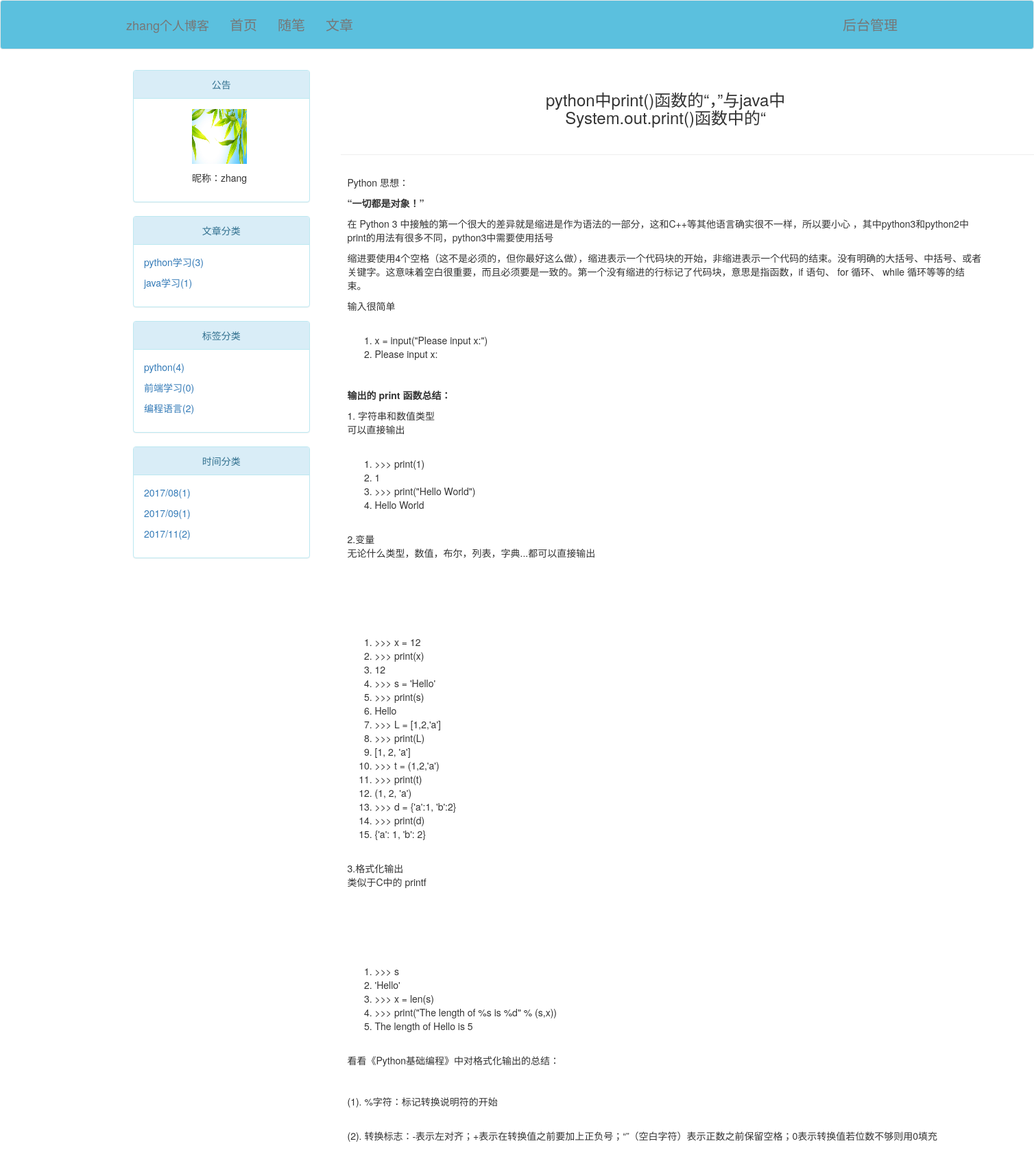
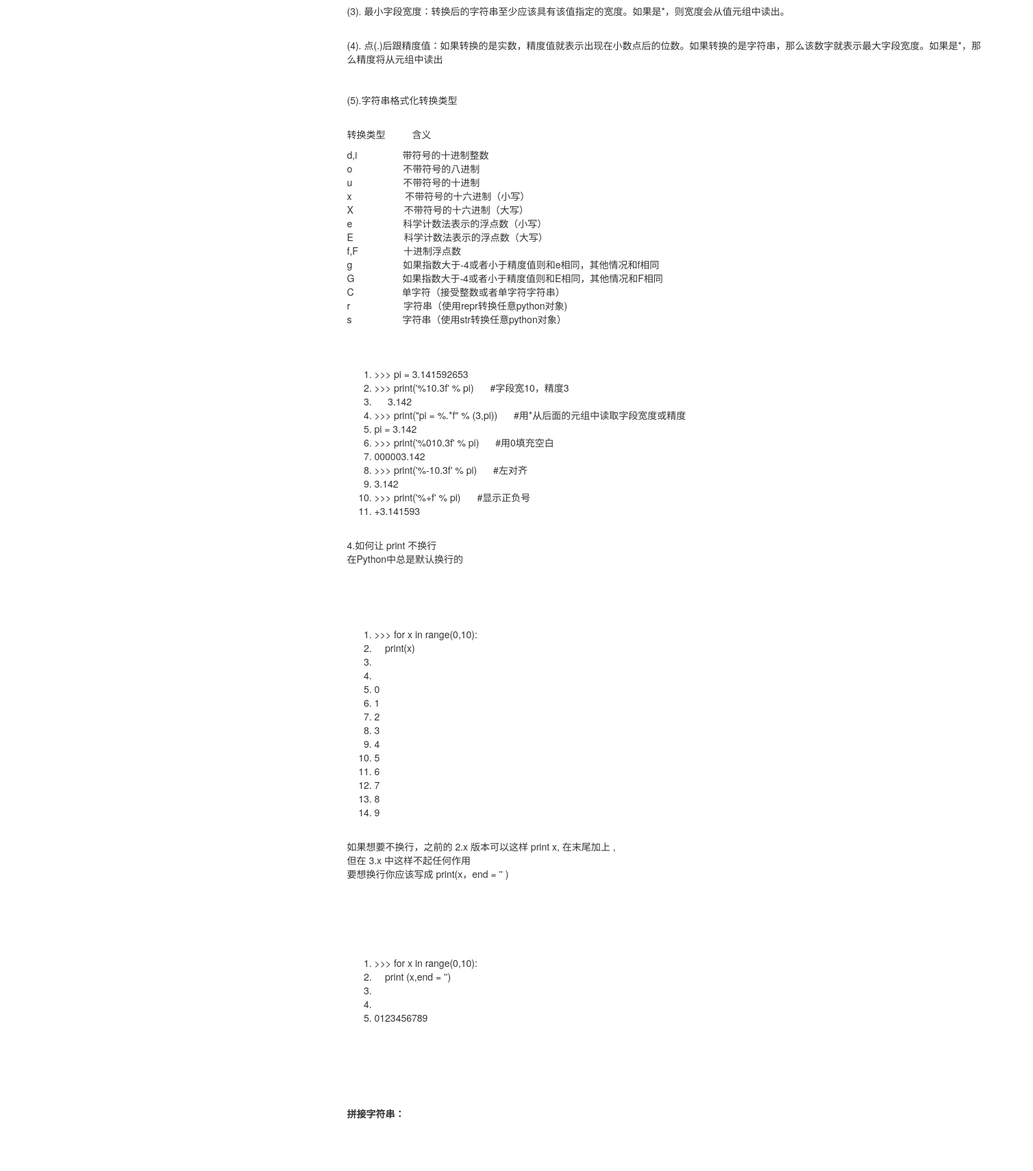
The app's page /blog/zhang/articles/4 (upper part) with its own data (2 pictures, top to bottom).
### app01/models.py (models this page shows, shortened)
class UserInfo(AbstractUser):  # settings:   AUTH_USER_MODEL = "app01.UserInfo"
    nid = models.BigAutoField(primary_key=True)
    nickname = models.CharField(verbose_name='昵称', max_length=32)
    telephone = models.CharField(max_length=11, blank=True, null=True, unique=True, verbose_name='手机号码')
    avatar = models.FileField(verbose_name='头像', upload_to='avatar', default="/avatar/default.png")
    create_time = models.DateTimeField(verbose_name='创建时间', auto_now_add=True)

class Category(models.Model):
    nid = models.AutoField(primary_key=True)
    title = models.CharField(verbose_name='分类标题', max_length=32)
    blog = models.ForeignKey(verbose_name='所属博客', to='Blog', to_field='nid')
    class Meta:
        verbose_name = 'category'
        verbose_name_plural = 'category'
        ordering = ['title']

class Article(models.Model):
    nid = models.BigAutoField(primary_key=True)
    title = models.CharField(max_length=50, verbose_name='文章标题')
    desc = models.CharField(max_length=255, verbose_name='文章描述')
    read_count = models.IntegerField(default=0)
    comment_count = models.IntegerField(default=0)
    up_count = models.IntegerField(default=0)
    down_count = models.IntegerField(default=0)
    create_time = models.DateTimeField(verbose_name='创建时间')
    category = models.ForeignKey(verbose_name='文章类型', to='Category', to_field='nid', null=True)
    user = models.ForeignKey(verbose_name='所属用户', to='UserInfo', to_field='nid')
    tags = models.ManyToManyField(
        to="Tag",
        through='Article2Tag',
        through_fields=('article', 'tag'),
    )
    site_cate=models.ForeignKey(to="SiteCate",null=True)

class ArticleDetail(models.Model):
    nid = models.AutoField(primary_key=True)
    content = models.TextField(verbose_name='文章内容', )
    article = models.OneToOneField(verbose_name='所属文章', to='Article', to_field='nid')

### app01/views.py (the view)
# urls.py: url(r'^(?P<username>.*)/articles/(?P<article_id>\d+)', views.article_detail),
def article_detail(request,username,article_id):
    username=username
    article_obj=models.Article.objects.filter(nid=article_id).first()
    current_user = models.UserInfo.objects.filter(username=username).first()
    if not current_user:
        return render(request, "notfound.html")
    current_blog = current_user.blog
    cate_list = models.Category.objects.all().filter(blog=current_blog).annotate(c=Count("article__nid")).values_list(
        "title", "c")
    article_list = models.Article.objects.filter(user=current_user)
    tag_list = models.Tag.objects.all().filter(blog=current_blog).annotate(c=Count("article__nid")).values_list("title",
                                                                                                                "c")
    date_list = models.Article.objects.filter(user=current_user).extra(
        select={"filter_create_time": "strftime('%%Y/%%m',create_time)"}).values_list("filter_create_time").annotate(
        c=Count("nid"))
    comment_list=models.Comment.objects.filter(article_id=article_id)
    return render(request,"article_detail.html",locals())

### templates/article_detail.html (shortened to what this page needs)
{% extends "homeSite.html" %}
{% block content %}
<div class="container">
<div class="row">
    <div class="col-md-4 col-md-offset-3 text-center">
        <h3>{{ article_obj.title }}</h3>
    </div>
</div>
     <hr>
<div class="row">
    <div class="col-md-10 col-md-offset-0">
        <div>{{ article_obj.articledetail.content|safe }}</div>
    </div>
</div>
</div>
{% endblock %}

### templates/homeSite.html (shortened to what this page needs)
<!DOCTYPE html>
<html lang="en">
<head>
    <link rel="stylesheet" href="/static/bootstrap-3.3.7-dist/css/bootstrap.min.css">
    <link rel="stylesheet" href="/static/css/homeSite.css">
    <link rel="stylesheet" href="/static/css/article_detail.css">
</head>
<body>
<nav class="navbar navbar-default">
    <div class="container">
        <div class="navbar-header">
            <a class="navbar-brand" href="#">{{ current_user.username }}个人博客</a>
        </div>
        <div class="collapse navbar-collapse" id="bs-example-navbar-collapse-1">
            <ul class="nav navbar-nav">
                <li><a href="#">首页</a></li>
                <li><a href="#">随笔</a></li>
                <li><a href="#">文章</a></li>
            </ul>
            <ul class="nav navbar-nav navbar-right">
                <li><a href="/blog/backend">后台管理</a></li>
            </ul>
        </div>
    </div>
</nav>
<div class="container">
    <div class="row">
        <div class="col-md-3 menu">
            <div class="panel panel-info">
                <div class="panel-heading">公告</div>
                <div class="panel-body user_info">
                     <p><img src="{{ current_user.avatar.url }}" alt="" width="80px" height="80px" id="avatar"></p>
                   <p>昵称：{{ current_user.nickname }}</p>
                </div>
            </div>
             <div class="panel panel-info">
                <div class="panel-heading">文章分类</div>
                    <div class="panel-body">
                        {% for cate in cate_list %}
                        <p><a href="/blog/{{ current_user.username }}/cate/{{cate.0}}">{{ cate.0 }}({{ cate.1 }})</a></p>
                        {% endfor %}
                    </div>
            </div>
            <div class="panel panel-info">
                <div class="panel-heading">标签分类</div>
                 <div class="panel-body">
                        {% for tag in tag_list %}
                        <p><a href="/blog/{{ current_user.username }}/tag/{{ tag.0 }}">{{ tag.0 }}({{ tag.1 }})</a></p>
                        {% endfor %}
                    </div>
            </div>
             <div class="panel panel-info">
                <div class="panel-heading">时间分类</div>
                 <div class="panel-body">
                    {% for date in date_list %}
                    <p><a href="/blog/{{ current_user.username }}/date/{{ date.0 }}">{{ date.0 }}({{ date.1 }})</a></p>
                    {% endfor %}
                 </div>
            </div>
        </div>
        <div class="col-md-8 content">
        {% block content %}{% endblock %}
    </div>
    </div>
</div>
</body>
</html>

### static/css/homeSite.css (style rules this page uses)
.navbar { background-color: #5bc0de; color:white; padding: 10px; font-size: 20px; }
.panel-heading { text-align: center; }
.user_info { margin-left: 70px; }

### static/css/article_detail.css (style rules this page uses)
.row { padding: 10px; }
.comment { margin-left: 20px; }

### records on screen
UserInfo: username "zhang", avatar (picture), nickname "zhang"
Category: title "python学习", blog "3"
Category: title "java学习", cate "1"
Article: title "python中print()函数的“，”与java中System.out.print()函数中的“", articledetail.content "Python 思想： “一切都是对象！” 在 Python 3 中接触的第一个很大的差异就是缩进是作为语法的一部分，这和C++等其他语言确实很不一样，所以要小心 ，其中python3和python2中print的用法有很多不同，python3中需要使用括号 缩进要使用4个空格（这不是必须的，但你最好这么做），缩进表示一个代码块的开始，非缩进表示一个代码的结束。没有明确的大括号、中括号、或者关键字。这意味着空白很重要，而且必须要是一致的。第一个没有缩进的行标记了代码块，意思是指函数，if 语句、 for 循环、 while 循环等等的结束。 输入很简单 x = input( \"Please input x:\") Please input x: 输出的 print 函数总结： 1. 字符串和数值类型 可以直接输出 >>> print( 1) 1 >>> print( \"Hello World\") Hello World 2.变量 无论什么类型，数值，布尔，列表，字典...都可以直接输出 >>> x = 12 >>> print(x) 12 >>> s = 'Hello' >>> print(s) Hello >>> L = [ 1, 2, 'a'] >>> print(L) [ 1, 2, 'a'] >>> t = ( 1, 2, 'a') >>> print(t) ( 1, 2, 'a') >>> d = { 'a': 1, 'b': 2} >>> print(d) { 'a': 1, 'b': 2} 3.格式化输出 类似于C中的 printf >>> s 'Hello'…"

### other values on screen
{{ tag.0 }} "python" "前端学习" "编程语言"
{{ tag.1 }} "4" "0" "2"
{{ date.0 }} "2017/08" "2017/09" "2017/11"
{{ date.1 }} "1" "1" "2"
